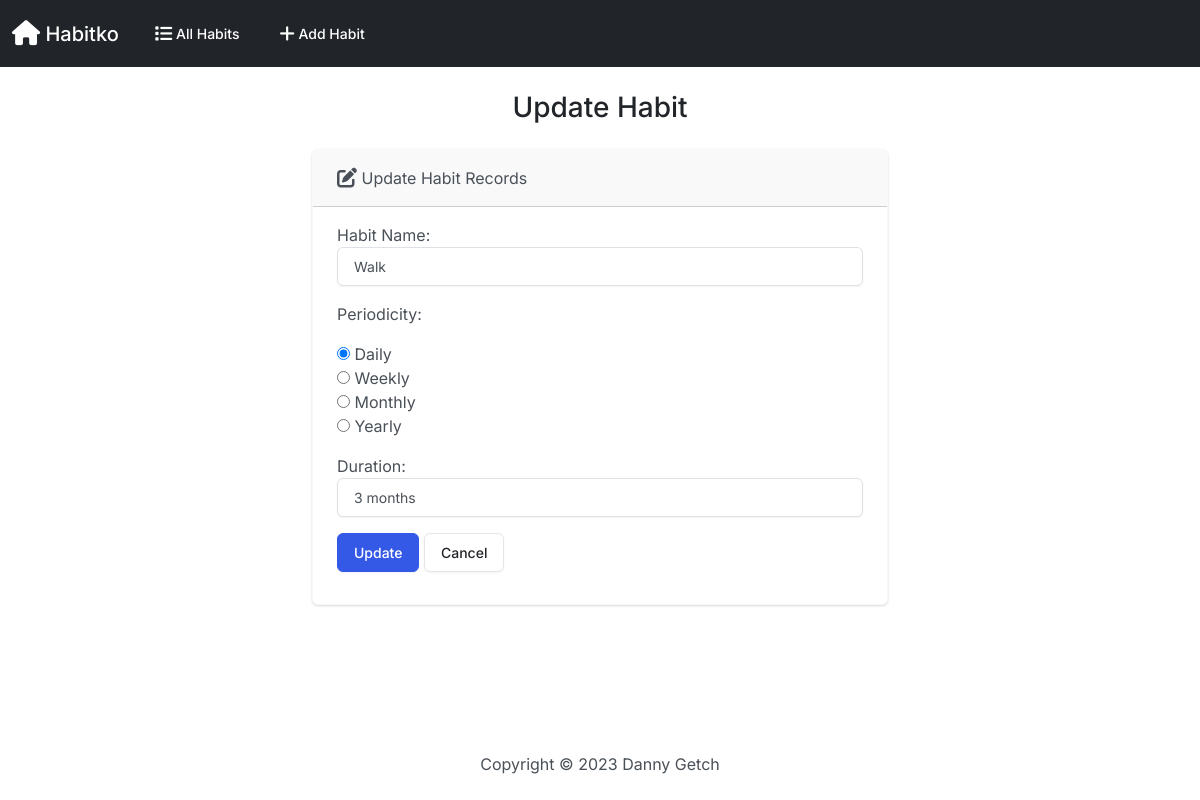
/edit/19, run on the app's committed database.
### habits/models.py (models this page shows, shortened)
class Habit(models.Model):
    name = models.CharField(max_length=50)
    periodicity = models.CharField(
        max_length=10,
        choices=PERIODICITY_CHOICES,
        default='Daily',
        )
    duration = models.CharField(max_length=20)
    streak = models.IntegerField(default=0)
    streak_type = models.CharField(max_length=10, blank = True)
    created_date = models.DateTimeField(auto_now_add = True, auto_now = False, blank=True)
    last_completed_date = models.DateTimeField(auto_now_add = False, auto_now=False,  blank=True, null=True)

### habits/views.py (the view)
# urls.py: path('edit/<int:id>', views.edit, name='edit'),
def edit(request, id):
    if request.method == 'POST':
        habit = Habit.objects.get(pk=id)
        form = HabitForm(request.POST, instance=habit)
        if form.is_valid():
            form.save()
            return render(request, 'habits/edit.html', {
                'form': form,
                'success': True
            })
    else:
        habit = Habit.objects.get(pk=id)
        form = HabitForm(instance=habit)
    return render(request, 'habits/edit.html', {
        'form': form
    })

### habits/forms.py
class HabitForm(forms.ModelForm):
    class Meta:
        model = Habit
        fields = ['name', 'periodicity', 'duration']
        labels = {
            'name': 'Habit Name',
            'periodicity': 'Periodicity',
            'duration': 'Duration'
        }
        widgets = {
            'name': forms.TextInput(attrs={'class': 'form-control'}),
            'periodicity': forms.RadioSelect(),
            'duration': forms.TextInput(attrs={'class': 'form-control'})
        }

### habits/Templates/habits/edit.html (shortened to what this page needs)
{% extends "habits/base.html" %}
{% block body %}
    <h3 class="text-center m-4">Update Habit</h3>
    {% if success %}
        <div class="alert alert-success" role="alert">
            The habit is updated successfully.
            <a href="{% url 'index' %}" class="alert-link">Go to Home Page.</a>
        </div>
    {% else %}
        <div class="row justify-content-center">
            <div class="col-6">
                <div class="card border-light mb-3">
                    <div class="card-header">
                        <i class="fa-solid fa-pen-to-square fa-lg"></i> Update Habit Records
                    </div>
                    <div class="card-body">
                        <form action="" method="POST">
                            {{ form.as_p }}
                            <button type="submit" class="btn btn-primary">Update</button>
                            <a href="{% url 'index' %}" class="btn btn-secondary">Cancel</a>
                        </form>
                    </div>
                  </div>
            </div>
        </div>
    {% endif %}
{% endblock %}

### data on the page
Habit: name "Walk", periodicity "☑ Daily ☐ Weekly ☐ Monthly ☐ Yearly", duration "3 months"
